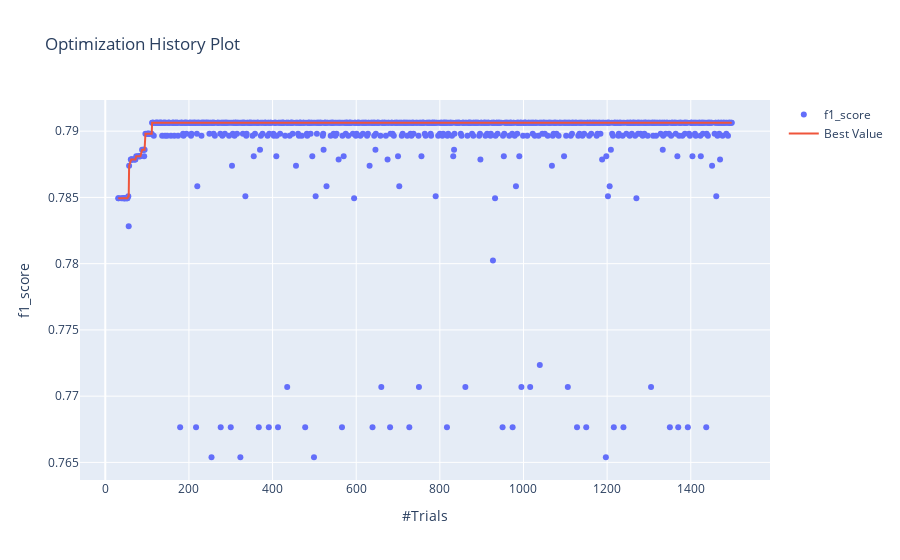

This figure's notebook cell:
### Code cell
optuna.visualization.plot_optimization_history(study, target_name="f1_score")

### Figure 1 — Plotly figure (JSON) as saved in the notebook; plotly's stock layout.template omitted (floating-point values rounded to 4 significant figures; data arrays with more than 128 entries replaced by an {"elided": "..."} marker saying what was removed)
{"data": [{"mode": "markers", "name": "f1_score", "type": "scatter", "x": {"elided": "926 int values"}, "y": {"elided": "926 float values"}}, {"name": "Best Value", "type": "scatter", "x": {"elided": "926 int values"}, "y": {"elided": "926 float values"}}], "layout": {"title": {"text": "Optimization History Plot"}, "xaxis": {"title": {"text": "#Trials"}}, "yaxis": {"title": {"text": "f1_score"}}}}
